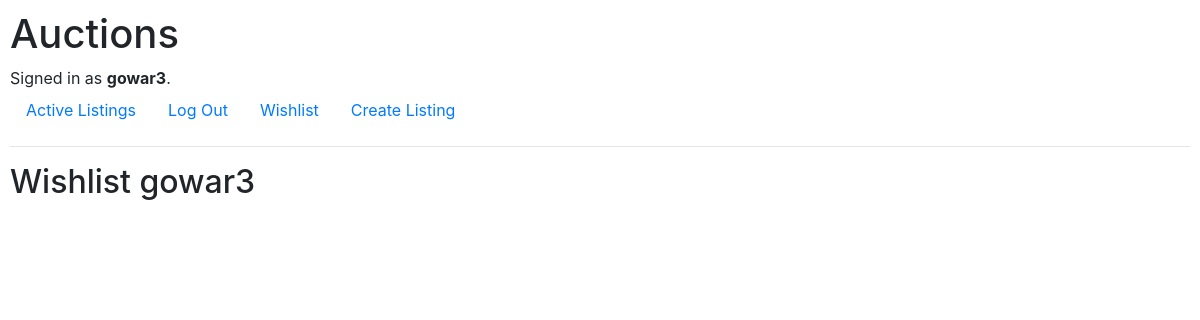
The page /auctions/gowar3/wishlist (signed in) on the database as committed earlier.
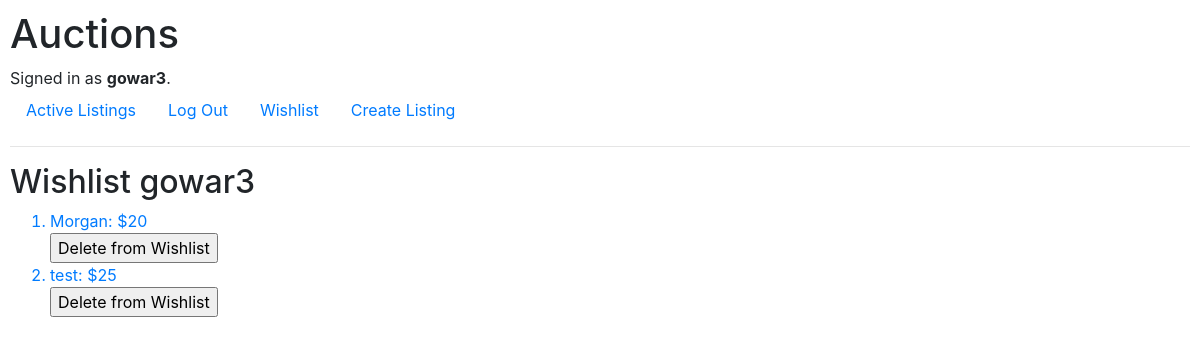
The same page on the database as committed later.
### auctions/models.py (models this page shows, shortened)
class User(AbstractUser):
    pass

class Listing(models.Model):
    creator = models.CharField(max_length=64)
    title = models.CharField(max_length=64)
    description = models.CharField(max_length=64)
    price = models.IntegerField()
    users = models.ManyToManyField(User, blank=True, related_name= "wishlist")

### auctions/views.py (the view)
# urls.py: path("<str:user>/wishlist", views.wishlist, name="wishlist")
def wishlist(request, user):
    wisher = User.objects.get(username = user)
    if request.method == "POST" and "listing_title" in request.POST:
        listing_title = request.POST["listing_title"]
        wish = Listing.objects.get(title = listing_title)
        wish.users.add(wisher)
    if "delete" in request.GET:
        listing_delete = request.GET["delete"]
        title_delete = Listing.objects.get(title=listing_delete)
        title_delete.users.remove(wisher)
    return render(request, "auctions/wishlist.html", {
        "wishlist": wisher.wishlist.all()
    })

### auctions/templates/auctions/wishlist.html (shortened to what this page needs)
{% extends 'auctions/layout.html' %}
{% block body %}
    <h2>Wishlist {{ user.username }}</h2>
    <ol>
    {% for wish in wishlist %}
        <a href="{% url 'listing' wish.title %}"><li>{{ wish.title }}: ${{ wish.price }}</li></a>
        <form action="{% url 'wishlist' user.username %}?delete={{ wish.title }}" method="post">
            <input type="submit" value="Delete from Wishlist">
        </form>
    {% endfor %}
    </ol>
{% endblock %}

### auctions/templates/auctions/layout.html (shortened to what this page needs)
{% load static %}
<!DOCTYPE html>
<html lang="en">
    <head>
        <link rel="stylesheet" href="https://stackpath.bootstrapcdn.com/bootstrap/4.4.1/css/bootstrap.min.css">
        <link href="{% static 'auctions/styles.css' %}" rel="stylesheet">
    </head>
    <body>
        <h1>Auctions</h1>
        <div>
            {% if user.is_authenticated %}
                Signed in as <strong>{{ user.username }}</strong>.
            {% else %}
                Not signed in.
            {% endif %}
        </div>
        <ul class="nav">
            <li class="nav-item">
                <a class="nav-link" href="{% url 'index' %}">Active Listings</a>
            </li>
            {% if user.is_authenticated %}
                <li class="nav-item">
                    <a class="nav-link" href="{% url 'logout' %}">Log Out</a>
                </li>
                <li class="nav-item">
                    <a class="nav-link" href="{% url 'wishlist' user.username%}">Wishlist</a>
                </li>
                <li class="nav-item">
                    <a class="nav-link" href="{% url 'new'%}">Create Listing</a>
                </li>
            {% endif %}
        </ul>
        <hr>
        {% block body %}
        {% endblock %}
    </body>
</html>

### auctions/static/auctions/styles.css (style rules this page uses)
body { padding: 10px; }

Rows that differ between the two databases and show on the page:
added Listing: title "Morgan", price "20"
added Listing: title "test", price "25"
